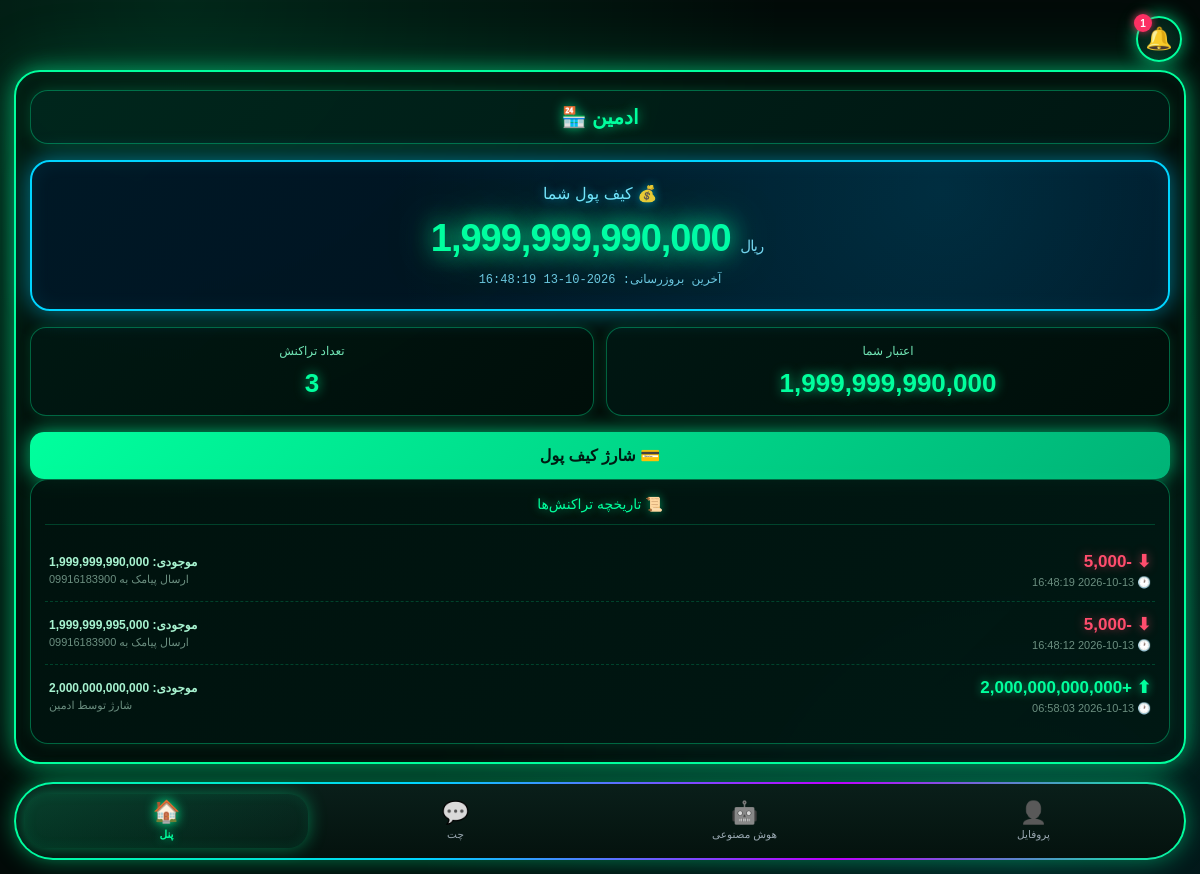
/panel/wallet (signed in), run on an earlier commit of the app's database.
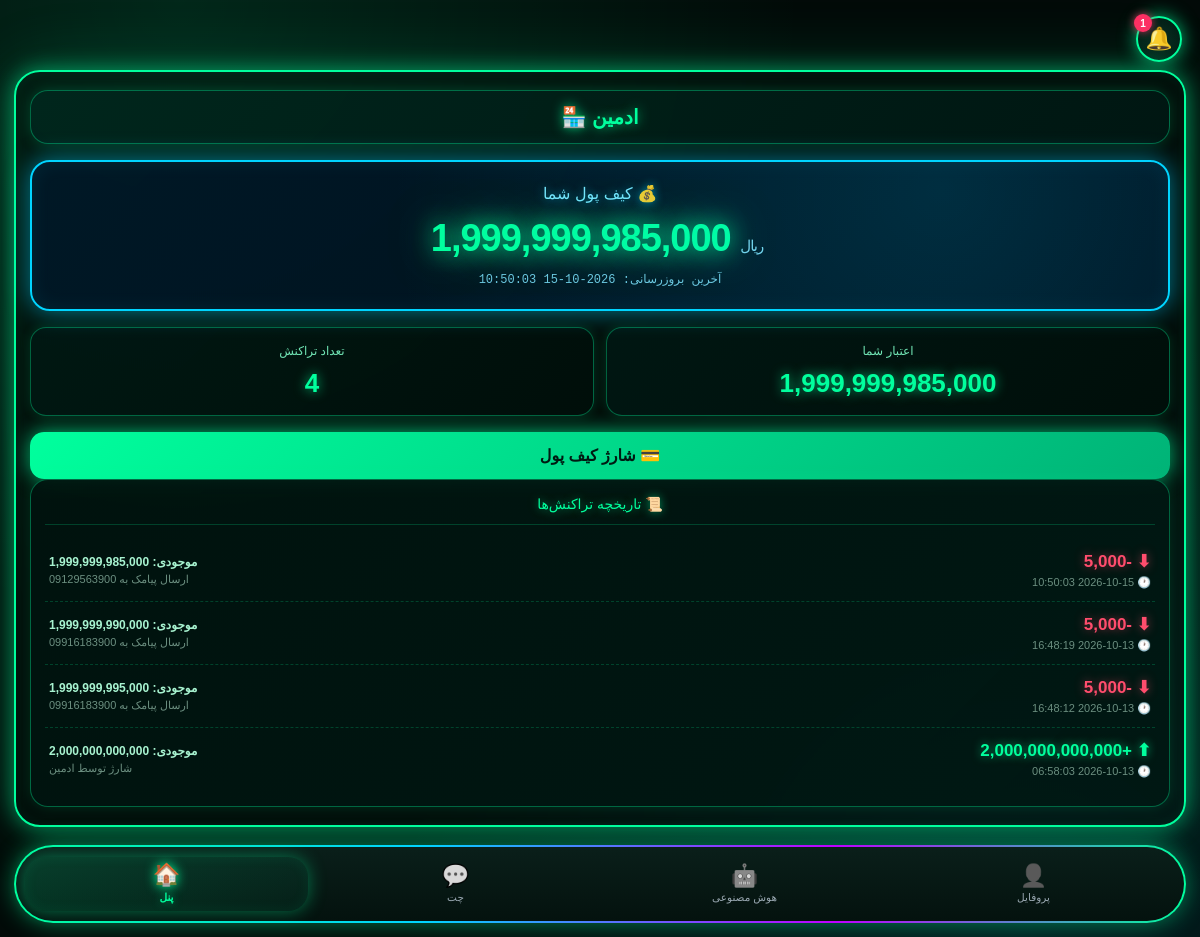
And on a later commit of the database.
### tables this page shows
CREATE TABLE users (
        id INTEGER PRIMARY KEY AUTOINCREMENT,
        username TEXT UNIQUE NOT NULL,
        password TEXT NOT NULL,
        shop_name TEXT,
        phone TEXT,
        start_date TIMESTAMP DEFAULT CURRENT_TIMESTAMP,
        end_date TIMESTAMP,
        status TEXT DEFAULT 'active',
        created_at TIMESTAMP DEFAULT CURRENT_TIMESTAMP, sms_limit INTEGER DEFAULT 1000, theme TEXT DEFAULT 'neon', shop_image TEXT DEFAULT '', shop_banner TEXT DEFAULT '');

CREATE TABLE wallets (
    id INTEGER PRIMARY KEY AUTOINCREMENT,
    user_id INTEGER UNIQUE,
    balance INTEGER DEFAULT 0,
    updated_at TIMESTAMP DEFAULT CURRENT_TIMESTAMP);

CREATE TABLE transactions (
    id INTEGER PRIMARY KEY AUTOINCREMENT,
    user_id INTEGER,
    amount INTEGER,
    type TEXT,
    description TEXT,
    balance_after INTEGER,
    created_at TIMESTAMP DEFAULT CURRENT_TIMESTAMP);

### wallet_routes.py (the view)
@wallet_bp.route('/panel/wallet')
def panel_wallet():
    uid = _current_uid()
    if not uid:
        return redirect('/panel/login')
    u = get_user(uid)
    shop = u[3] if u and len(u) > 3 else ''
    txs = get_transactions(uid, 50)
    last_update = txs[0][5] if txs else 'هنوز تراکنشی نیست'
    try:
        cs = get_user_settings(uid)
    except Exception:
        cs = None
    return render_template('wallet.html',
        balance=get_wallet(uid),
        txs=txs,
        shop=shop,
        last_update=last_update,
        current_settings=cs)

### app.py (called while the page is built)
@app.context_processor
def inject_global_settings():
    try:
        if session.get("is_admin"):
            s = get_admin_settings()
        elif session.get("user_id"):
            s = get_user_settings(session["user_id"])
        else:
            s = {"avatar": None, "bg": None, "theme": "neon"}
    except Exception:
        s = {"avatar": None, "bg": None, "theme": "neon"}
    return {"current_settings": s}

@app.after_request
def _security_headers(response):
    if response.content_type and 'text/html' in response.content_type:
        response.headers["Cache-Control"] = "no-store, no-cache, must-revalidate, max-age=0"
        response.headers["Pragma"] = "no-cache"
        response.headers["Expires"] = "0"
    """هدرهای امنیتی"""
    response.headers["X-Content-Type-Options"] = "nosniff"
    response.headers["X-Frame-Options"] = "SAMEORIGIN"
    response.headers["X-XSS-Protection"] = "1; mode=block"
    response.headers["Referrer-Policy"] = "no-referrer"
    response.headers["Permissions-Policy"] = "geolocation=(), microphone=(), camera=()"
    return response

### database.py (called while the page is built, shortened)
def get_user(user_id):
    conn = sqlite3.connect(DB_PATH)
    c = conn.cursor()
    c.execute("SELECT * FROM users WHERE id=?", (user_id,))
    row = c.fetchone()
    conn.close()
    return row

def get_user_settings(user_id):
    import time
    now = time.time()
    if user_id in _SETTINGS_CACHE and (now - _SETTINGS_CACHE_TIME.get(user_id, 0)) < 60:
        return _SETTINGS_CACHE[user_id]

def get_wallet(user_id):
    conn = sqlite3.connect(DB_PATH) if 'DB_PATH' in dir() else sqlite3.connect('panel.db')
    c = conn.cursor()
    c.execute("SELECT balance FROM wallets WHERE user_id=?", (user_id,))
    row = c.fetchone()
    if not row:
        c.execute("INSERT INTO wallets (user_id, balance) VALUES (?, 0)", (user_id,))
        conn.commit()
        balance = 0
    else:
        balance = row[0]
    conn.close()
    return balance or 0

def get_transactions(user_id, limit=50):
    conn = sqlite3.connect('panel.db')
    c = conn.cursor()
    c.execute("SELECT id, amount, type, description, balance_after, created_at FROM transactions WHERE user_id=? ORDER BY id DESC LIMIT ?",
              (user_id, limit))
    rows = c.fetchall()
    conn.close()
    return rows

### wallet_routes.py (called while the page is built)
def _current_uid():
    return session.get('user_id') or session.get('uid') or session.get('id')

### templates/wallet.html (shortened to what this page needs)
<!DOCTYPE html>
<html lang="fa" dir="rtl">
<head>
</head>
<body>
<a class="bell" href="/notifications">🔔<span class="badge">1</span></a>
<div class="frame">
  <div class="shop-header">{% if shop %}{{ shop }} 🏪{% else %}فروشگاه من 🏪{% endif %}</div>
  <div class="blue-card">
    <div class="blue-title">💰 کیف پول شما</div>
    <div class="blue-amount">{{ "{:,}".format(balance) }} <small>ریال</small></div>
    <div class="blue-sub">آخرین بروزرسانی: {{ last_update }}</div>
  </div>
  <div class="two-cards">
    <div class="small-card">
      <div class="small-label">اعتبار شما</div>
      <div class="small-value">{{ "{:,}".format(balance) }}</div>
    </div>
    <div class="small-card">
      <div class="small-label">تعداد تراکنش</div>
      <div class="small-value">{{ txs|length }}</div>
    </div>
  </div>
  <a href="/panel/wallet/charge" style="display:block;margin-top:14px;text-align:center;background:linear-gradient(135deg,#00ff9d,#00b377);color:#001a12;text-decoration:none;font-weight:bold;padding:14px;border-radius:14px;box-shadow:0 0 20px rgba(0,255,157,.7)">💳 شارژ کیف پول</a>
  <div class="options-box">
    <div class="options-title">📜 تاریخچه تراکنش‌ها</div>
    {% if txs %}
      {% for t in txs %}
        <div class="tx" style="animation-delay:{{ loop.index0 * 0.07 }}s">
          <div>
            <div class="tx-amt {% if t[1] > 0 %}plus{% else %}minus{% endif %}">
              {% if t[1] > 0 %}⬆ +{% else %}⬇ {% endif %}{{ "{:,}".format(t[1]) }}
            </div>
            <div class="tx-meta">🕐 {{ t[5] }}</div>
          </div>
          <div class="tx-right">
            <span class="bal">موجودی: {{ "{:,}".format(t[4]) }}</span>
            {{ t[3] }}
          </div>
        </div>
      {% endfor %}
    {% else %}
      <div class="empty">
        <span class="empty-icon">📭</span>
        هنوز تراکنشی ثبت نشده
      </div>
    {% endif %}
  </div>
</div>
<div class="nav-wrap">
  <div class="bottom-nav">
    <a class="nav-item" href="/panel/profile">
      <span class="ic">👤</span><span>پروفایل</span>
    </a>
    <a class="nav-item" href="/panel/ai">
      <span class="ic">🤖</span><span>هوش مصنوعی</span>
    </a>
    <a class="nav-item" href="/panel/chat">
      <span class="ic">💬</span><span>چت</span>
    </a>
    <a class="nav-item active" href="/panel/dashboard">
      <span class="ic">🏠</span><span>پنل</span>
    </a>
  </div>
</div>
{% include "_global_bg.html" %}
</body>
</html>

### templates/_global_bg.html (shortened to what this page needs)
<link rel="stylesheet" href="/static/app-feel.css">

### static/app-feel.css (style rules this page uses)
* { -webkit-tap-highlight-color:transparent;-webkit-touch-callout:none }
html,body { overscroll-behavior:none;-webkit-overflow-scrolling:touch }
body { user-select:none;-webkit-user-select:none }
.page-fade { animation:pageFade .3s ease-out }

What changed in the data, as far as the page shows it:
changed wallets: balance "1,999,999,990,000" → "1,999,999,985,000"
added transactions: created_at "2026-10-15 10:50:03", amount "-5,000", balance_after "1,999,999,985,000", description "ارسال پیامک به 09129563900"
Also different on the page:
{{ txs|length }}: "3" → "4"
{{ last_update }}: "2026-10-13 16:48:19" → "2026-10-15 10:50:03"
